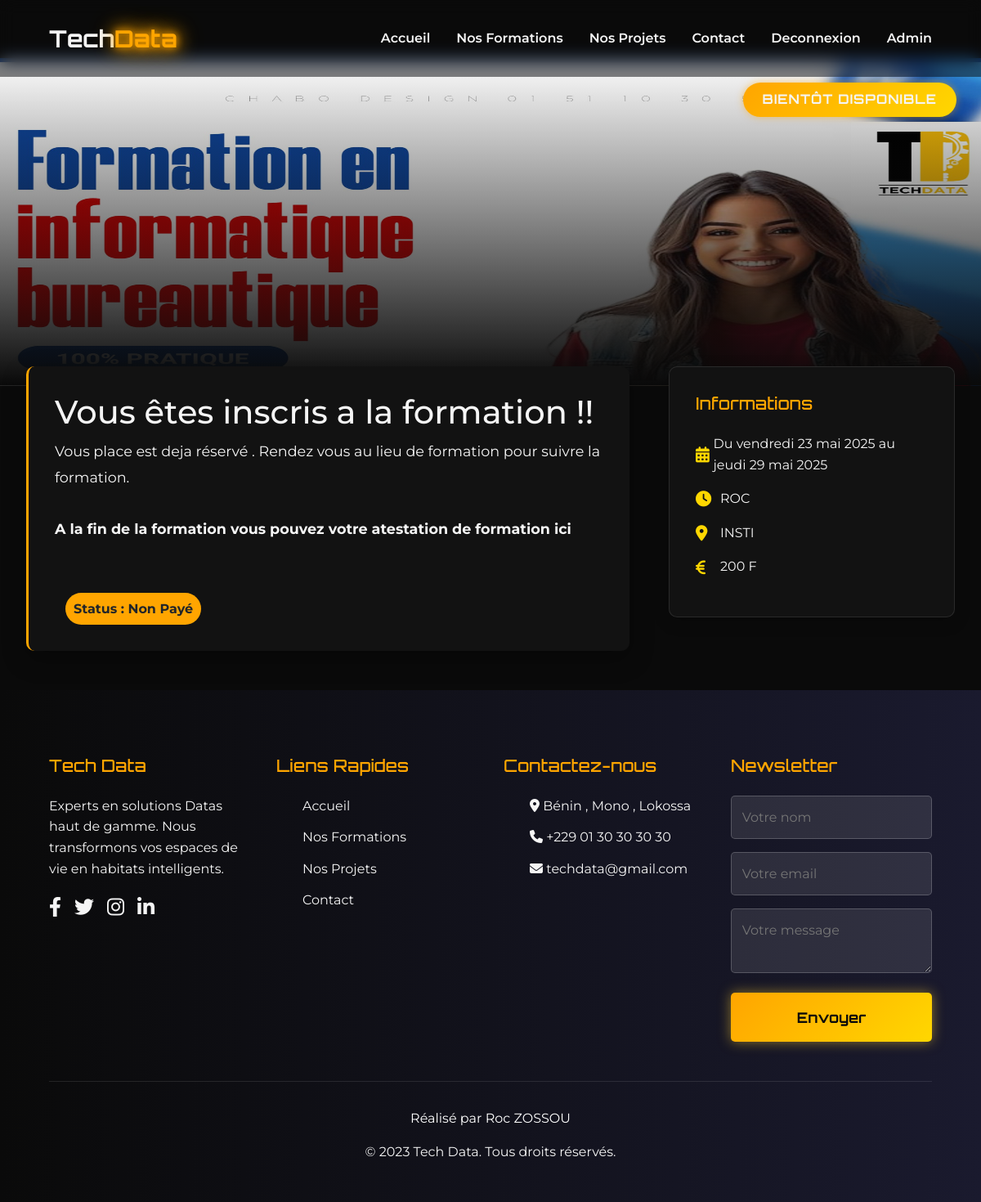
The app's page /formution/4 (signed in) with its own data.
### appdata/models.py (models this page shows)
class Formations(models.Model):
    title = models.CharField(max_length=300)
    description = models.TextField()
    image = models.ImageField(upload_to='images', null=False)
    statut = models.CharField(
        max_length=20,
        choices=FormationStatus.choices,
        default=FormationStatus.BIENTOT)
    categorie = models.ForeignKey(Project_Categ, on_delete=models.CASCADE,null=True)
    date_debut = models.DateField()
    date_fin = models.DateField()
    price = models.PositiveIntegerField(null=True)
    place  = models.CharField(max_length=200,null=True)
    heure  = models.CharField(max_length=200,null=True)

### appdata/views.py (the view)
# urls.py: path('formution/<int:id>', Formationinf, name='detailinfo'),
def Formationinf(request,id) :
    form = Formations.objects.get(id=id)
    try:
        user = User.objects.get(username =  request.user )
    except :
        return redirect('login')
    part = ''
    participation, created = Participation.objects.get_or_create(
    user=user,
    formation=form,
    defaults={'paye': False}  )
    return render(request, 'fromationinfo.html',{'participation': participation, 'formation' : form})

### templates/fromationinfo.html (shortened to what this page needs)
{% extends 'base.html' %}
{% block content %}
    <link rel="stylesheet" href="https://cdnjs.cloudflare.com/ajax/libs/font-awesome/6.4.0/css/all.min.css">
    <div class="formation-header" style='background-image: url(/media/{{formation.image.url}});background-size: 120% 200%;background-position-y: 5px;'>
        <div class="header-overlay"></div>
            <div class="formation-badge bientot">
            Bientôt disponible
        </div>
    </div>
    <div class="formation-content">
        <div class="formation-main">
            <h1>Vous êtes inscris a la formation !! </h1>
                <div class="formation-description" >
                    Vous place est deja réservé . Rendez vous au lieu de formation pour suivre la formation. <br><br>
                    <b>A la fin de la formation vous pouvez votre atestation de formation ici </b><br><br><br>
                    <div class="btn">
                        <b style="background-color: var(--neon-orange); padding: 10px; border-radius: 20px;">Status :{% if participation.statut %}
                        Paye
                        {% else %}
                        Non Payé
                        {% endif %}</b>
                    </div>
            </div>
    </div>
        <div class="formation-sidebar">
            <div class="meta-card">
                <h3>Informations</h3>
                <div class="meta-item">
                    <i class="fas fa-calendar-alt"></i>
                    <span>Du {{ formation.date_debut|date:"l d F Y " }} au {{ formation.date_fin|date:"l d F Y " }} </span>
                </div>
                <div class="meta-item">
                    <i class="fas fa-clock"></i>
                    <span>{{formation.heure}}</span>
                </div>
                <div class="meta-item">
                    <i class="fas fa-map-marker-alt"></i>
                    <span>{{formation.place}}</span>
                </div>
                <div class="meta-item">
                    <i class="fas fa-euro-sign"></i>
                    <span>{{formation.price}} F</span>
                </div>
            </div>
        </div>
    </div>
{% endblock content  %}

### media/drl1.css (style rules this page uses)
:root { --primary: #FFA500; --secondary: #1A1A1A; --dark: #121212; --darker: #0a0a0a; --light: #f5f5f5; --glass: rgba(255, 255, 255, 0.1); --neon-glow: 0 0 10px var(--primary), 0 0 20px var(--primary), 0 0 30px var(--primary); --neon-glow1: 0 0 9px var(--primary), 0 0 10px var(--primary), 0 0 20px var(--primary); }
:root { --dark-bg: #0F0F12; --tech-blue: #FFA500; --light-text: #F5F5F7; --card-bg: #1E1E1E; --neon-effect: 0 0 10px#ffd70080; --logo-yellow: #FFD700; --logo-orange: #FFA500; --logo-dark: #1A1A1A; --primary: #FFA500; --primary-light: #FFB732; --primary-dark: #CC8400; --secondary: #FFD700; --secondary-light: #FFE44D; --secondary-dark: #D4B300; --dark-bg: #121212; --card-bg: #1E1E1E; --text-light: #F5F5F5; --text-muted: #AAAAAA; --accent-tech: #FFA500; --success: #4CAF50; --warning: #FFC107; --error: #F44336; --neon-orange: 0 0 10px rgba(255, 165, 0, 0.7); --neon-yellow: 0 0 8px #ffd70080; --glow-effect: 0 0 15px rgba(255, 165, 0, 0.4); }
* { margin: 0; padding: 0; box-sizing: border-box; }
body { font-family: 'Montserrat', sans-serif; background-color: var(--dark); color: var(--light); overflow-x: hidden; }

### templates/base.html (style rules this page uses)
:root { --primary: #FFA500; --secondary: #1A1A1A; --dark: #121212; --darker: #0a0a0a; --light: #f5f5f5; --glass: rgba(255, 255, 255, 0.1); --neon-glow: 0 0 10px var(--primary), 0 0 20px var(--primary), 0 0 30px var(--primary); --neon-glow1: 0 0 9px var(--primary), 0 0 10px var(--primary), 0 0 20px var(--primary); --dark-bg: #0F0F12; --tech-blue: #FFA500; --light-text: #F5F5F7; --card-bg: #1E1E1E; --neon-effect: 0 0 10px#ffd70080; --logo-yellow: #FFD700; --logo-orange: #FFA500; --logo-dark: #1A1A1A; --primary: #FFA500; --primary-light: #FFB732; --primary-dark: #CC8400; --secondary: #FFD700; --secondary-light: #FFE44D; --secondary-dark: #D4B300; --dark-bg: #121212; --card-bg: #1E1E1E; --text-light: #F5F5F5; --text-muted: #AAAAAA; --accent-tech: #FFA500; --success: #4CAF50; --warning: #FFC107; --error: #F44336; --neon-orange: 0 0 10px rgba(255, 165, 0, 0.7); --neon-yellow: 0 0 8px #ffd70080; --glow-effect: 0 0 15px rgba(255, 165, 0, 0.4); }
* { margin: 0; padding: 0; box-sizing: border-box; }
body { font-family: 'Montserrat', sans-serif; background-color: var(--dark); color: var(--light); overflow-x: hidden; }

### templates/fromationinfo.html (style rules this page uses)
:root { --dark-bg: #0a0a0a; --dark-card: #121212; --neon-orange: #FFA500; --neon-yellow: #FFD700; --text-light: #f5f5f5; --text-muted: #aaaaaa; --glow-orange: 0 0 10px rgba(255, 165, 0, 0.5); --glow-yellow: 0 0 15px rgba(255, 215, 0, 0.3); }
* { margin: 0; padding: 0; box-sizing: border-box; }
body { font-family: 'Montserrat', sans-serif; background-color: var(--dark-bg); color: var(--text-light); line-height: 1.6; }
.formation-header { height: 50vh; background-size: cover; background-position: center; position: relative; display: flex; align-items: flex-end; overflow: hidden; transform: translateZ(0); }
.header-overlay { position: absolute; top: 0; left: 0; width: 100%; height: 100%; background: linear-gradient(to top, var(--dark-bg), transparent); z-index: 1; }
.formation-badge { position: absolute; top: 30px; right: 30px; padding: 0.5rem 1.5rem; border-radius: 30px; font-family: 'Orbitron', sans-serif; font-weight: bold; text-transform: uppercase; letter-spacing: 1px; z-index: 2; box-shadow: var(--glow-orange); }
.formation-badge.bientot { background: linear-gradient(135deg, var(--neon-orange), var(--neon-yellow)); animation: pulse 2s infinite alternate; }
.formation-content { max-width: 1200px; margin: 0 auto; padding: 3rem 2rem; display: grid; grid-template-columns: 1fr 350px; gap: 3rem; opacity: 0; transform: translateY(30px); }
.formation-main { background: var(--dark-card); padding: 2rem; border-radius: 10px; border-left: 3px solid var(--neon-orange); box-shadow: 0 10px 30px rgba(0, 0, 0, 0.3); }
.formation-description { font-size: 1.1rem; line-height: 1.8; }
.formation-sidebar { position: sticky; top: 20px; align-self: start; }
.meta-card { background: var(--dark-card); padding: 2rem; border-radius: 10px; margin-bottom: 2rem; box-shadow: 0 5px 20px rgba(0, 0, 0, 0.2); border: 1px solid rgba(255, 255, 255, 0.1); }
.meta-card h3 { font-family: 'Orbitron', sans-serif; color: var(--neon-orange); margin-bottom: 1.5rem; font-size: 1.3rem; }
.meta-item { display: flex; align-items: center; margin-bottom: 1rem; }
.meta-item i { color: var(--neon-yellow); width: 30px; font-size: 1.2rem; }

### records on screen
Formations: image (picture), date_debut "vendredi 23 mai 2025", date_fin "jeudi 29 mai 2025", heure "ROC", place "INSTI", price "200"
